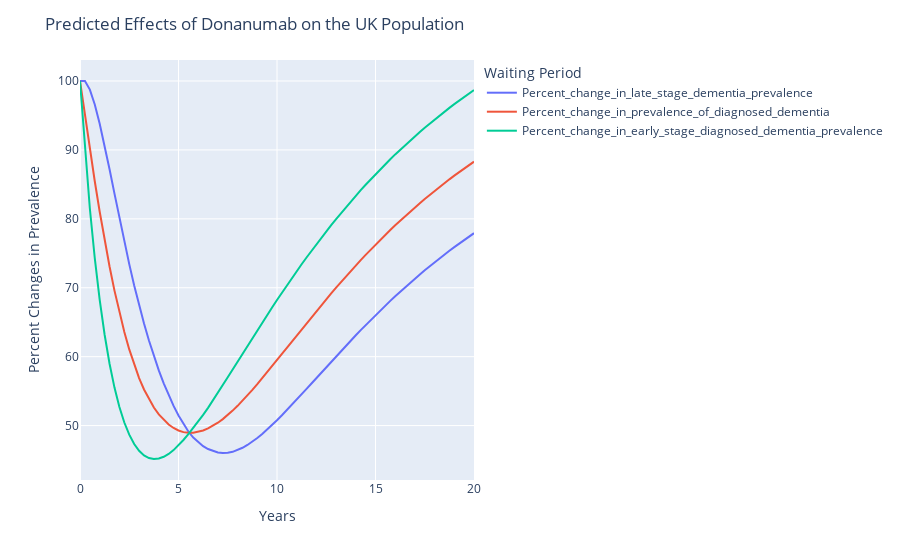

Write notebook code for a chart like this one.
### Code cell
df = pd.DataFrame(results)
# df['Average_wait_for_diagnostic_test'] = pd.to_datetime(df['Average_wait_for_diagnostic_test'])  # Convert the 'time' column to datetime objects

# Now specify the columns directly
fig = px.line(df, x='Years', y=["Percent_change_in_late_stage_dementia_prevalence", "Percent_change_in_prevalence_of_diagnosed_dementia", "Percent_change_in_early_stage_diagnosed_dementia_prevalence"])

fig.update_layout(
    title='Predicted Effects of Donanumab on the UK Population',
    xaxis_title='Years',
    yaxis_title='Percent Changes in Prevalence',
    legend_title='Waiting Period',
)

fig.show()

### Figure 1 — Plotly figure (JSON) as saved in the notebook; plotly's stock layout.template omitted (floating-point values rounded to 4 significant figures)
{"data": [{"hovertemplate": "variable=Percent_change_in_late_stage_dementia_prevalence<br>Years=%{x}<br>value=%{y}<extra></extra>", "legendgroup": "Percent_change_in_late_stage_dementia_prevalence", "line": {"color": "#636efa", "dash": "solid"}, "marker": {"symbol": "circle"}, "mode": "lines", "name": "Percent_change_in_late_stage_dementia_prevalence", "orientation": "v", "showlegend": true, "type": "scatter", "x": [0, 0.25, 0.5, 0.75, 1, 1.25, 1.5, 1.75, 2, 2.25, 2.5, 2.75, 3, 3.25, 3.5, 3.75, 4, 4.25, 4.5, 4.75, 5, 5.25, 5.5, 5.75, 6, 6.25, 6.5, 6.75, 7, 7.25, 7.5, 7.75, 8, 8.25, 8.5, 8.75, 9, 9.25, 9.5, 9.75, 10, 10.25, 10.5, 10.75, 11, 11.25, 11.5, 11.75, 12, 12.25, 12.5, 12.75, 13, 13.25, 13.5, 13.75, 14, 14.25, 14.5, 14.75, 15, 15.25, 15.5, 15.75, 16, 16.25, 16.5, 16.75, 17, 17.25, 17.5, 17.75, 18, 18.25, 18.5, 18.75, 19, 19.25, 19.5, 19.75, 20], "xaxis": "x", "y": [100, 100, 98.75, 96.59, 93.81, 90.61, 87.18, 83.66, 80.14, 76.71, 73.43, 70.33, 67.46, 64.82, 62.35, 60.08, 58.01, 56.13, 54.42, 52.86, 51.45, 50.19, 49.13, 48.26, 47.56, 47.01, 46.59, 46.29, 46.1, 46.01, 46.04, 46.19, 46.44, 46.77, 47.19, 47.66, 48.2, 48.79, 49.41, 50.08, 50.77, 51.49, 52.23, 52.99, 53.75, 54.53, 55.32, 56.11, 56.9, 57.69, 58.48, 59.27, 60.05, 60.82, 61.59, 62.35, 63.11, 63.85, 64.58, 65.31, 66.02, 66.72, 67.42, 68.1, 68.77, 69.42, 70.07, 70.7, 71.33, 71.94, 72.54, 73.12, 73.7, 74.27, 74.82, 75.36, 75.89, 76.42, 76.93, 77.43, 77.92], "yaxis": "y"}, {"hovertemplate": "variable=Percent_change_in_prevalence_of_diagnosed_dementia<br>Years=%{x}<br>value=%{y}<extra></extra>", "legendgroup": "Percent_change_in_prevalence_of_diagnosed_dementia", "line": {"color": "#EF553B", "dash": "solid"}, "marker": {"symbol": "circle"}, "mode": "lines", "name": "Percent_change_in_prevalence_of_diagnosed_dementia", "orientation": "v", "showlegend": true, "type": "scatter", "x": [0, 0.25, 0.5, 0.75, 1, 1.25, 1.5, 1.75, 2, 2.25, 2.5, 2.75, 3, 3.25, 3.5, 3.75, 4, 4.25, 4.5, 4.75, 5, 5.25, 5.5, 5.75, 6, 6.25, 6.5, 6.75, 7, 7.25, 7.5, 7.75, 8, 8.25, 8.5, 8.75, 9, 9.25, 9.5, 9.75, 10, 10.25, 10.5, 10.75, 11, 11.25, 11.5, 11.75, 12, 12.25, 12.5, 12.75, 13, 13.25, 13.5, 13.75, 14, 14.25, 14.5, 14.75, 15, 15.25, 15.5, 15.75, 16, 16.25, 16.5, 16.75, 17, 17.25, 17.5, 17.75, 18, 18.25, 18.5, 18.75, 19, 19.25, 19.5, 19.75, 20], "xaxis": "x", "y": [100, 95, 90.12, 85.45, 81.03, 76.9, 73.08, 69.58, 66.42, 63.58, 61.05, 58.83, 56.9, 55.24, 53.82, 52.62, 51.61, 50.8, 50.15, 49.65, 49.29, 49.05, 48.94, 48.96, 49.07, 49.28, 49.58, 49.96, 50.42, 50.94, 51.52, 52.17, 52.86, 53.6, 54.38, 55.19, 56.02, 56.87, 57.73, 58.61, 59.5, 60.39, 61.29, 62.18, 63.08, 63.97, 64.86, 65.74, 66.61, 67.47, 68.33, 69.17, 70.01, 70.83, 71.64, 72.44, 73.23, 74.0, 74.76, 75.51, 76.25, 76.97, 77.68, 78.37, 79.06, 79.73, 80.38, 81.03, 81.66, 82.28, 82.88, 83.48, 84.06, 84.63, 85.18, 85.73, 86.27, 86.79, 87.3, 87.8, 88.3], "yaxis": "y"}, {"hovertemplate": "variable=Percent_change_in_early_stage_diagnosed_dementia_prevalence<br>Years=%{x}<br>value=%{y}<extra></extra>", "legendgroup": "Percent_change_in_early_stage_diagnosed_dementia_prevalence", "line": {"color": "#00cc96", "dash": "solid"}, "marker": {"symbol": "circle"}, "mode": "lines", "name": "Percent_change_in_early_stage_diagnosed_dementia_prevalence", "orientation": "v", "showlegend": true, "type": "scatter", "x": [0, 0.25, 0.5, 0.75, 1, 1.25, 1.5, 1.75, 2, 2.25, 2.5, 2.75, 3, 3.25, 3.5, 3.75, 4, 4.25, 4.5, 4.75, 5, 5.25, 5.5, 5.75, 6, 6.25, 6.5, 6.75, 7, 7.25, 7.5, 7.75, 8, 8.25, 8.5, 8.75, 9, 9.25, 9.5, 9.75, 10, 10.25, 10.5, 10.75, 11, 11.25, 11.5, 11.75, 12, 12.25, 12.5, 12.75, 13, 13.25, 13.5, 13.75, 14, 14.25, 14.5, 14.75, 15, 15.25, 15.5, 15.75, 16, 16.25, 16.5, 16.75, 17, 17.25, 17.5, 17.75, 18, 18.25, 18.5, 18.75, 19, 19.25, 19.5, 19.75, 20], "xaxis": "x", "y": [100, 90, 81.5, 74.31, 68.25, 63.18, 58.97, 55.51, 52.7, 50.44, 48.67, 47.33, 46.34, 45.67, 45.29, 45.15, 45.22, 45.47, 45.88, 46.44, 47.12, 47.91, 48.75, 49.65, 50.58, 51.55, 52.57, 53.63, 54.73, 55.86, 57.0, 58.15, 59.29, 60.43, 61.57, 62.71, 63.83, 64.95, 66.05, 67.14, 68.22, 69.29, 70.34, 71.38, 72.4, 73.4, 74.39, 75.36, 76.32, 77.26, 78.18, 79.08, 79.97, 80.84, 81.69, 82.53, 83.35, 84.16, 84.94, 85.72, 86.47, 87.22, 87.94, 88.65, 89.35, 90.03, 90.7, 91.35, 91.99, 92.62, 93.23, 93.83, 94.41, 94.99, 95.55, 96.1, 96.64, 97.16, 97.68, 98.18, 98.68], "yaxis": "y"}], "layout": {"legend": {"title": {"text": "Waiting Period"}, "tracegroupgap": 0}, "margin": {"t": 60}, "title": {"text": "Predicted Effects of Donanumab on the UK Population"}, "xaxis": {"anchor": "y", "domain": [0, 1], "title": {"text": "Years"}}, "yaxis": {"anchor": "x", "domain": [0, 1], "title": {"text": "Percent Changes in Prevalence"}}}}
